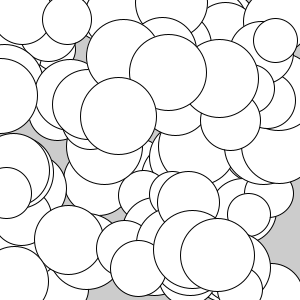
Frame 1 (no input)
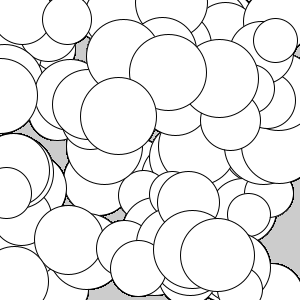
Frame 60 (the mouse pressed at the canvas centre just before this capture)
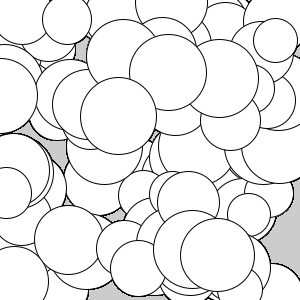
Frame 120 (the mouse held since frame 60 and released just before this capture)

The Processing sketch that drew these frames (run headless with seeded random() and noise(); from frame 60 on, the mouse is pressed at the canvas centre):

// Processing sketch: objects_simple
// ── objects_simple.pde
Ball myBubble; // declared an object

// create an array of objects
Ball [] bubbles = new Ball[100];

void setup(){
  
  size(300,300);
  
  // initialize the object
  myBubble = new Ball();
  
  for( int i = 0; i < bubbles.length; i++){
    bubbles[i] = new Ball();
  }
}


void draw(){
  
  myBubble.display();
  
  for( int i = 0; i < bubbles.length; i++){
    bubbles[i].display();
  }
  
  //ellipse( myBubble.x, myBubble.y, myBubble.radius*2, myBubble.radius*2);
}


class Ball{
  
    float x;
    float y;
    float radius;
    
    Ball(){
      x = random(width);
      y = random(height);
      radius = random(20,40);
    }
    
    void display(){
      ellipse(x,y,radius*2,radius*2);
    }
  
}
